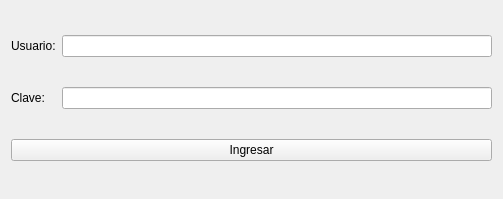
<?xml version="1.0" encoding="UTF-8"?>
<ui version="4.0">
 <class>Login</class>
 <widget class="QWidget" name="Login">
  <property name="geometry">
   <rect>
    <x>0</x>
    <y>0</y>
    <width>503</width>
    <height>199</height>
   </rect>
  </property>
  <property name="windowTitle">
   <string>Login</string>
  </property>
  <layout class="QGridLayout" name="gridLayout">
   <item row="1" column="1">
    <widget class="QLineEdit" name="leClave"/>
   </item>
   <item row="0" column="0">
    <widget class="QLabel" name="lUsuario">
     <property name="text">
      <string>Usuario:</string>
     </property>
    </widget>
   </item>
   <item row="2" column="0" colspan="2">
    <widget class="QPushButton" name="pbIngresar">
     <property name="text">
      <string>Ingresar</string>
     </property>
    </widget>
   </item>
   <item row="1" column="0">
    <widget class="QLabel" name="lClave">
     <property name="text">
      <string>Clave:</string>
     </property>
    </widget>
   </item>
   <item row="0" column="1">
    <widget class="QLineEdit" name="leUsuario"/>
   </item>
  </layout>
 </widget>
 <resources/>
 <connections/>
</ui>
